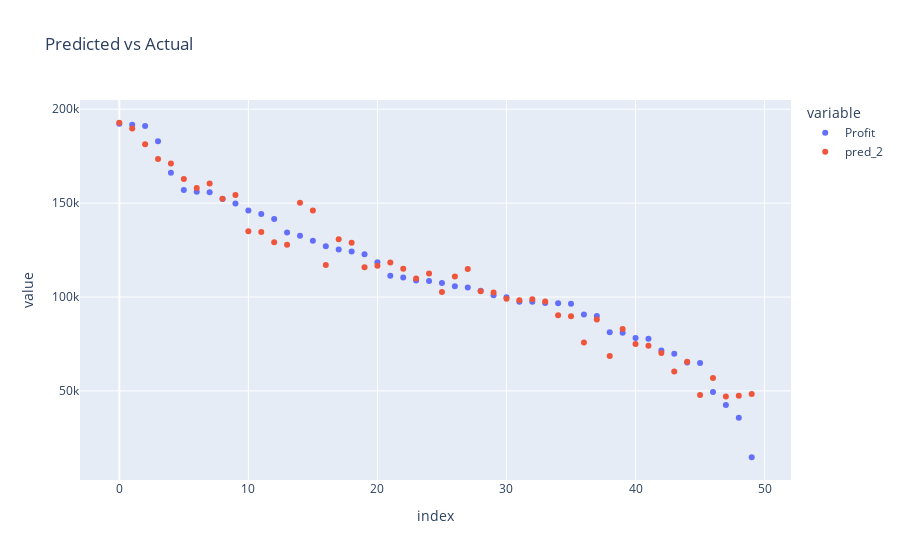

Source (notebook cell):
### Code cell
px.scatter(df, y=['Profit','pred_2'], title='Predicted vs Actual')

### Figure 1 — Plotly figure (JSON) as saved in the notebook; plotly's stock layout.template omitted (floating-point values rounded to 4 significant figures)
{"data": [{"hovertemplate": "variable=Profit<br>index=%{x}<br>value=%{y}<extra></extra>", "legendgroup": "Profit", "marker": {"color": "#636efa", "symbol": "circle"}, "mode": "markers", "name": "Profit", "orientation": "v", "showlegend": true, "type": "scatter", "x": [0, 1, 2, 3, 4, 5, 6, 7, 8, 9, 10, 11, 12, 13, 14, 15, 16, 17, 18, 19, 20, 21, 22, 23, 24, 25, 26, 27, 28, 29, 30, 31, 32, 33, 34, 35, 36, 37, 38, 39, 40, 41, 42, 43, 44, 45, 46, 47, 48, 49], "xaxis": "x", "y": [192300.0, 191800.0, 191100.0, 182900.0, 166200.0, 157000.0, 156100.0, 155800.0, 152200.0, 149800.0, 146100.0, 144300.0, 141600.0, 134300.0, 132600.0, 129900.0, 127000.0, 125400.0, 124300.0, 122800.0, 118500.0, 111300.0, 110400.0, 108700.0, 108600.0, 107400.0, 105700.0, 105000.0, 103300.0, 101000.0, 99940.0, 97480.0, 97430.0, 96780.0, 96710.0, 96480.0, 90710.0, 89950.0, 81230.0, 81010.0, 78240.0, 77800.0, 71500.0, 69760.0, 65200.0, 64930.0, 49490.0, 42560.0, 35670.0, 14680.0], "yaxis": "y"}, {"hovertemplate": "variable=pred_2<br>index=%{x}<br>value=%{y}<extra></extra>", "legendgroup": "pred_2", "marker": {"color": "#EF553B", "symbol": "circle"}, "mode": "markers", "name": "pred_2", "orientation": "v", "showlegend": true, "type": "scatter", "x": [0, 1, 2, 3, 4, 5, 6, 7, 8, 9, 10, 11, 12, 13, 14, 15, 16, 17, 18, 19, 20, 21, 22, 23, 24, 25, 26, 27, 28, 29, 30, 31, 32, 33, 34, 35, 36, 37, 38, 39, 40, 41, 42, 43, 44, 45, 46, 47, 48, 49], "xaxis": "x", "y": [192800.0, 189800.0, 181400.0, 173400.0, 171100.0, 162900.0, 158000.0, 160500.0, 152300.0, 154300.0, 135000.0, 134600.0, 129200.0, 127800.0, 150200.0, 146000.0, 117000.0, 130800.0, 128900.0, 115800.0, 116700.0, 118400.0, 115000.0, 109900.0, 112600.0, 102600.0, 111000.0, 115000.0, 103100.0, 102400.0, 99090.0, 98310.0, 98860.0, 97600.0, 90260.0, 89780.0, 75820.0, 87970.0, 68630.0, 82920.0, 75050.0, 74110.0, 70230.0, 60390.0, 65490.0, 47830.0, 56910.0, 46980.0, 47410.0, 48330.0], "yaxis": "y"}], "layout": {"legend": {"title": {"text": "variable"}, "tracegroupgap": 0}, "title": {"text": "Predicted vs Actual"}, "xaxis": {"anchor": "y", "domain": [0, 1], "title": {"text": "index"}}, "yaxis": {"anchor": "x", "domain": [0, 1], "title": {"text": "value"}}}}
